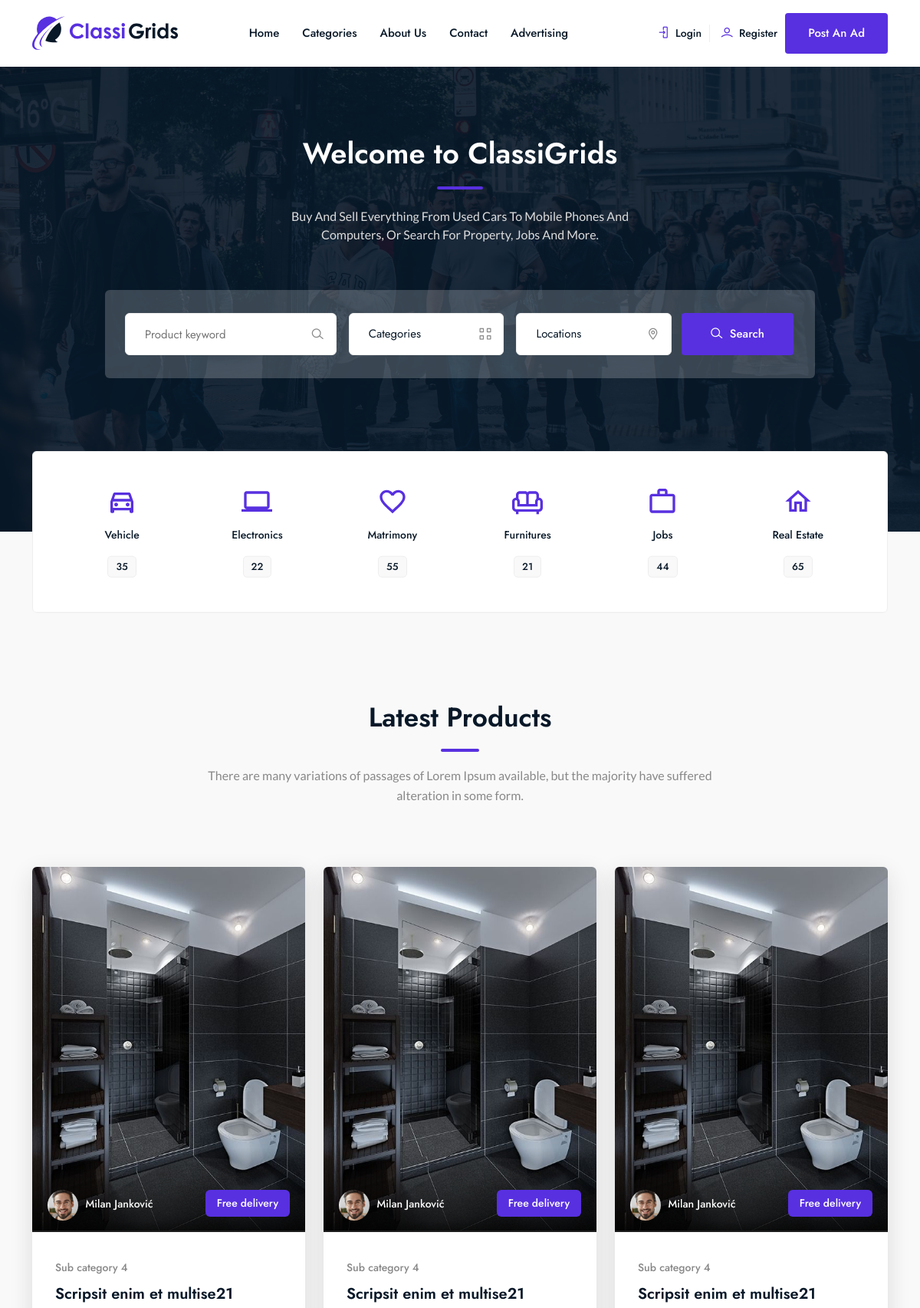
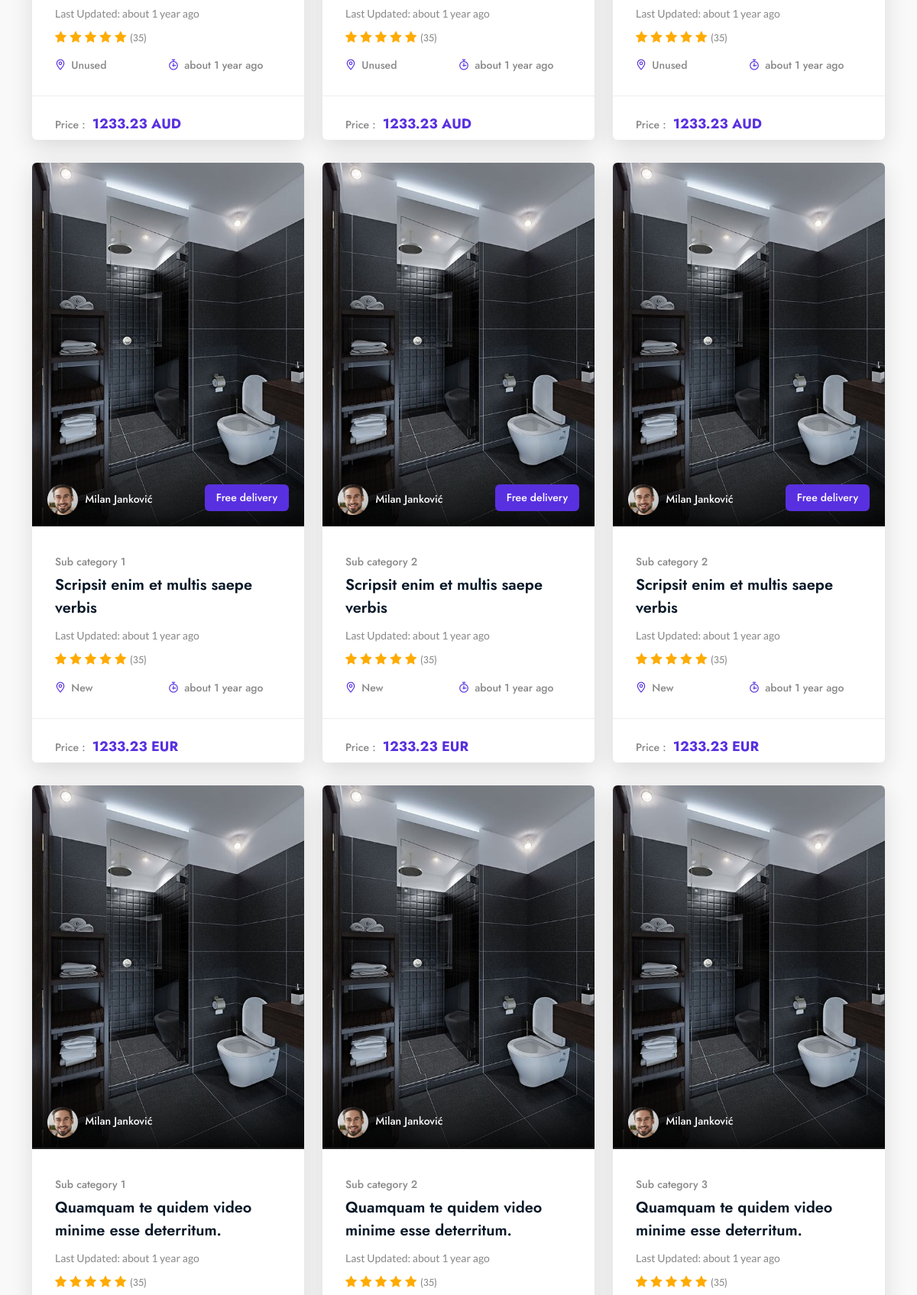
/view-category.php (upper part), run on the app's committed database (2 pictures, top to bottom).
### tables this page shows
CREATE TABLE `ads` (
  `id` int(11) NOT NULL,
  `active` int(11) NOT NULL DEFAULT 1,
  `title` varchar(211) NOT NULL,
  `location` varchar(233) NOT NULL DEFAULT 'Other',
  `price` decimal(10,2) NOT NULL,
  `price_type_id` int(11) NOT NULL,
  `currency_id` int(11) NOT NULL,
  `images` text DEFAULT NULL,
  `youtube_link` text NOT NULL,
  `description` text NOT NULL,
  `condition_id` int(11) NOT NULL,
  `sub_category_id` int(11) DEFAULT NULL,
  `amount` int(11) NOT NULL,
  `sending_id` int(11) NOT NULL,
  `payment_id` int(11) NOT NULL,
  `free_delivery` int(11) NOT NULL DEFAULT 0,
  `created_at` datetime NOT NULL,
  `updated_at` datetime NOT NULL,
  `expires_at` datetime NOT NULL,
  `user_id` int(11) NOT NULL,
  `slug` varchar(211) DEFAULT NULL
);

CREATE TABLE `users` (
  `id` int(11) NOT NULL,
  `first_name` varchar(211) NOT NULL,
  `last_name` varchar(211) NOT NULL,
  `state` varchar(211) NOT NULL,
  `city` varchar(211) NOT NULL,
  `postal_code` varchar(211) NOT NULL,
  `address` varchar(211) NOT NULL,
  `email` varchar(211) NOT NULL,
  `phone_number` varchar(211) NOT NULL,
  `password` varchar(211) NOT NULL,
  `banned` int(211) NOT NULL DEFAULT 0,
  `active` int(11) NOT NULL DEFAULT 1,
  `token` varchar(211) DEFAULT NULL,
  `is_admin` int(11) NOT NULL DEFAULT 0,
  `created_at` datetime NOT NULL
);

CREATE TABLE `subcategories` (
  `id` int(11) UNSIGNED NOT NULL,
  `title` varchar(211) NOT NULL,
  `category_id` int(11) UNSIGNED NOT NULL,
  `slug` varchar(211) DEFAULT NULL
);

CREATE TABLE `conditions` (
  `id` int(11) NOT NULL,
  `title` varchar(211) NOT NULL,
  `skug` varchar(211) DEFAULT NULL
);

CREATE TABLE `currencies` (
  `id` int(11) NOT NULL,
  `title` varchar(211) NOT NULL,
  `slug` varchar(211) DEFAULT NULL
);

### classes/ad.class.php (called while the page is built, shortened)
<?php
class Ad extends DbConnect {
public function getAllLocationsFromAdTable(){
	$sql = 'select * from ads group by location asc';
	$query = $this -> connect() -> query($sql);
	return $locations = $query -> fetchAll();
}
public function getSubCategoryDetails($id){
$sql = 'select * from subcategories where id = ? ';
$query = $this -> connect()-> prepare($sql);
$query -> execute([$id]);
$subCategory = $query -> fetch();
return $subCategory;
}
public function getUserDetails($id){
$sql = 'select * from users where id = ? ';
$query = $this -> connect()-> prepare($sql);
$query -> execute([$id]);
$user = $query -> fetch();
return $user;
}
public function getAllAdsInFrontPage(){
$page = isset($_GET['page']) ? (int)$_GET['page'] : 1 ;
$perPage = isset($_GET['per-page'])&& $_GET['per-page'] <= 12 ? (int)$_GET['per-page'] : 12 ;
$start = ( $page > 1 ) ? ($page * $perPage ) - $perPage : 0 ;
$sql = 'select * from ads where active = :active order by title desc LIMIT :start , :perPage';
$query = $this -> connect() -> prepare($sql);
$query -> bindValue( ':active' , 1 , PDO::PARAM_INT);
$query -> bindParam( ':start' , $start , PDO::PARAM_INT);
$query -> bindParam( ':perPage' , $perPage , PDO::PARAM_INT);
$query -> execute();
$ads = $query -> fetchAll();
$sql = 'select * from ads where active = ? ';
$query = $this -> connect() -> prepare($sql);
$query -> execute( [ 1 ]);
$ads_count = $query ->  fetchAll();
$allAds = count($ads_count);
$pages = ceil( $allAds / $perPage);
return array('pages' => $pages , 'ads' => $ads , 'per-page' => $perPage );
}
public function getCurrencyDetails($currency_id){
	$sql = 'select * from currencies where  id = ? order by title asc';
	$query = $this -> connect() -> prepare($sql);
	$query -> execute([$currency_id]);
	$currency = $query -> fetch();
	return $currency;
}
public function getConditionDetails($condition_id){
	$sql = 'select * from conditions where  id = ? order by title asc';
	$query = $this -> connect() -> prepare($sql);
	$query -> execute([$condition_id]);
	$conition = $query -> fetch();
	return $conition;
}
}

### include/db.inc.php (called while the page is built, shortened)
<?php
class DbConnect {
	private $host = HOST;
	private $dbname = DBNAME;
	private $username = USERNAME;
	private $password = PASSWORD;
	protected function connect() {
		try {
		$sql = 'mysql:host='. $this -> host .';dbname='. $this -> dbname ;
		$pdo = new PDO ( $sql , $this -> username , $this -> password );
		$pdo -> setAttribute( PDO::ATTR_DEFAULT_FETCH_MODE , PDO::FETCH_ASSOC );
		$pdo -> setAttribute ( PDO::ATTR_ERRMODE , PDO::ERRMODE_EXCEPTION );
		$pdo -> exec( 'set names utf8');
		return $pdo;
		} catch ( PDOException $e ){
			echo $e -> getMessage();
		}
	}
}

### include/timeago.class.php (called while the page is built, shortened)
<?php
class get_timeago
{
    private static $seconds = 1;
    private static $minute = 60;
    private static $hour = 3600;
    private static $day = 86400;
    private static $month = 2592000;
    private static $year = 31104000;
    public function get_lang($lang, $r = "")
    {
        $array = array(
          "es" => array("less"=>"Hace menos de 1 segundo",
                       "year"=>"Hace un a&ntilde;o",
                       "month"=>"Hace un mes",
                       "day"=>"Hace un d&iacute;a",
                       "hour"=>"Hace una hora",
                       "minute"=>"Hace un minuto",
                       "second"=>"Hace un segundo"),
          "es2" => array("year", "Hace $r años",
                       "month"=>"Hace $r meses",
                       "day"=>"Hace $r d&iacute;as",
                       "hour"=>"Hace $r horas",
                       "minute"=>"Hace $r minutos",
                       "second"=>"Hace $r segundos"),
          "en" => array("less"=>"less than 1 second ago",
                       "year"=>"about 1 year ago",
                       "month"=>"about 1 month ago",
                       "day"=>"about 1 day ago",
                       "hour"=>"about 1 hour ago",
                       "minute"=>"about 1 minute ago",
                       "second"=>"about 1 second ago"),
          "en2" => array("year"=>"about $r years ago",
                       "month"=>"about $r months ago",
                       "day"=>"about $r days ago",
                       "hour"=>"about $r hours ago",
                       "minute"=>"about $r minutes ago",
                       "second"=>"about $r seconds ago")
          );
        return $array[$lang];
    }
    public function timeago($time, $lang = "en")
    {
        $strtotime = time() - strtotime($time);
        $artime = array(self::$year  =>  'year',
                        self::$month =>  'month',
                        self::$day   =>  'day',
                        self::$hour  =>  'hour',
                        self::$minute=>  'minute',
                        self::$seconds=>  'second');
        foreach($artime as $s => $string)
        {
            $day = $strtotime / $s;
            if($day >= 1)
            {
                $r = round($day);
                $get = self::get_lang(($r > 1) ? $lang."2" : $lang, $r);
                return $get[$string];
            }
        }
    }
}
?>

### partials/__items_grid.php (the view, shortened to what this page needs)
    <section class="items-grid section custom-padding">
        <div class="container">
            <div class="row">
                <div class="col-12">
                    <div class="section-title">
                        <h2 class="wow fadeInUp" data-wow-delay=".4s">Latest Products</h2>
                        <p class="wow fadeInUp" data-wow-delay=".6s">There are many variations of passages of Lorem
                            Ipsum available, but the majority have suffered alteration in some form.</p>
                    </div>
                </div>
            </div>
            <div class="single-head">
                <div class="row">
<?php
$ads = new Ad();
if( count($ads -> getAllAdsInFrontPage()['ads']) > 0 ){
foreach($ads -> getAllAdsInFrontPage()['ads'] as $ad){
$user_id = $ad['user_id'];
$sub_category_id = $ad['sub_category_id'];
$first_name = $ads -> getUserDetails($user_id)['first_name'];
$last_name = $ads -> getUserDetails($user_id)['last_name'];
$subCategory = $ads -> getSubCategoryDetails($sub_category_id)['title'];
?>
                    <div class="col-lg-4 col-md-6 col-12">
                        <div class="single-grid wow fadeInUp" data-wow-delay=".2s">
                            <div class="image">
                                <a href="view-ad.php?id=<?php echo $ad['id']; ?>" class="thumbnail"><img src="uploads/<?php echo current(explode('|' , $ad['images']));  ?>" alt="#"></a>
                                <div class="author">
                                    <div class="author-image">
                                        <a href="view-ad.php?id=<?php echo $ad['id']; ?>"><img src="assets/images/items-grid/author-1.jpg" alt="#">
                                            <span><?php echo $first_name; ?> <?php echo $last_name; ?></span></a>
                                    </div>
                        <?php
if( $ad['free_delivery'] == 1 ){
?>
 <p class="sale">Free delivery</p>
    <?php
}
?>
                                </div>
                            </div>
                            <div class="content">
                                <div class="top-content">
                                    <a href="view-category.php?id=<?php echo $sub_category_id;  ?>" class="tag"><?php echo $subCategory; ?></a>
                                    <h3 class="title">
                                        <a href="view-ad.php?id=<?php echo $ad['id']; ?>"><?php echo $ad['title'] ?></a>
                                    </h3>
                                    <p class="update-time">Last Updated:
<?php echo $timeago->timeago($ad['updated_at']); ?>
                                    </p>
                                    <ul class="rating">
                                        <li><i class="lni lni-star-filled"></i></li>
                                        <li><i class="lni lni-star-filled"></i></li>
                                        <li><i class="lni lni-star-filled"></i></li>
                                        <li><i class="lni lni-star-filled"></i></li>
                                        <li><i class="lni lni-star-filled"></i></li>
                                        <li><a href="javascript:void(0)">(35)</a></li>
                                    </ul>
                                    <ul class="info-list">
                                        <li><a href="javascript:void(0)"><i class="lni lni-map-marker"></i>
<?php echo $ads -> getConditionDetails($ad['condition_id'])['title']; ?>
                                        </a></li>
                                        <li><a href="javascript:void(0)"><i class="lni lni-timer"></i>
<?php echo $timeago->timeago($ad['created_at']); ?>
                                          </a></li>
                                    </ul>
                                </div>
                                <div class="bottom-content">
                                    <p class="price">Price : <span><?php echo $ad['price'] ?>
                                <?php echo $ads -> getCurrencyDetails($ad['currency_id'])['slug']; ?></span></p>
                                </div>
                            </div>
                        </div>
                    </div>
<?php
}
?>
<?php
} else {
    echo 'There is no ads.';
}
 ?>
                </div>
            </div>
        </div>
    </section>

### data on the page
ads: user.first_name "Milan", user.last_name "Janković", free_delivery "Free delivery", sub_category.title "Sub category 4", title "Scripsit enim et multise21", updated_at "about 1 year ago", condition.title "Unused", created_at "about 1 year ago", price "1233.23", currency.slug "AUD"
ads: user.first_name "Milan", user.last_name "Janković", free_delivery "Free delivery", sub_category.title "Sub category 4", title "Scripsit enim et multise21", updated_at "about 1 year ago", condition.title "Unused", created_at "about 1 year ago", price "1233.23", currency.slug "AUD"
ads: user.first_name "Milan", user.last_name "Janković", free_delivery "Free delivery", sub_category.title "Sub category 4", title "Scripsit enim et multise21", updated_at "about 1 year ago", condition.title "Unused", created_at "about 1 year ago", price "1233.23", currency.slug "AUD"
ads: user.first_name "Milan", user.last_name "Janković", free_delivery "Free delivery", sub_category.title "Sub category 1", title "Scripsit enim et multis saepe verbis", updated_at "about 1 year ago", condition.title "New", created_at "about 1 year ago", price "1233.23", currency.slug "EUR"
ads: user.first_name "Milan", user.last_name "Janković", free_delivery "Free delivery", sub_category.title "Sub category 2", title "Scripsit enim et multis saepe verbis", updated_at "about 1 year ago", condition.title "New", created_at "about 1 year ago", price "1233.23", currency.slug "EUR"
ads: user.first_name "Milan", user.last_name "Janković", free_delivery "Free delivery", sub_category.title "Sub category 2", title "Scripsit enim et multis saepe verbis", updated_at "about 1 year ago", condition.title "New", created_at "about 1 year ago", price "1233.23", currency.slug "EUR"
ads: user.first_name "Milan", user.last_name "Janković", sub_category.title "Sub category 1", title "Quamquam te quidem video minime esse deterritum.", updated_at "about 1 year ago"
ads: user.first_name "Milan", user.last_name "Janković", sub_category.title "Sub category 2", title "Quamquam te quidem video minime esse deterritum.", updated_at "about 1 year ago"
ads: user.first_name "Milan", user.last_name "Janković", sub_category.title "Sub category 3", title "Quamquam te quidem video minime esse deterritum.", updated_at "about 1 year ago"
